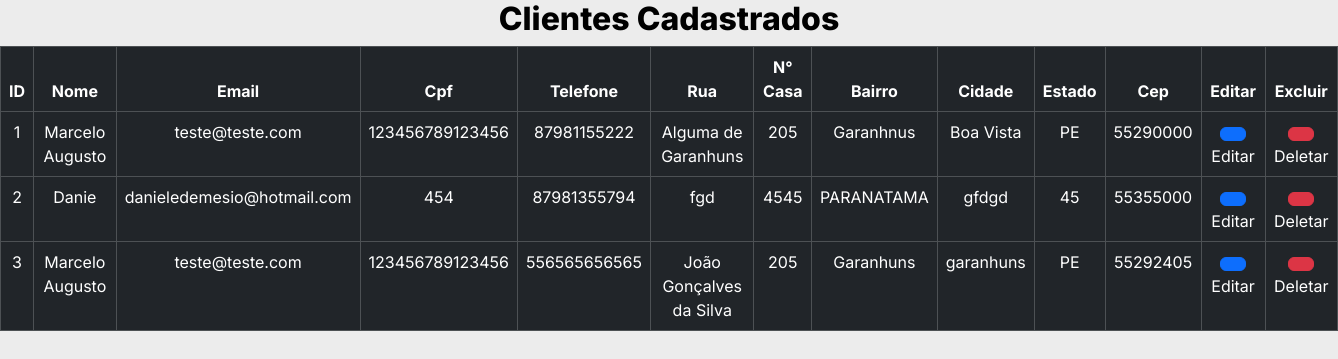
Page /clientes_cadastrados on the committed database.
### tables this page shows
CREATE TABLE "clientes"(
        "ID_clientes" INTEGER PRIMARY KEY AUTOINCREMENT,
        "nome" TEXT,
        "email" TEXT,
        "cpf" TEXT,
        "telefone" TEXT,
        "rua" TEXT,
        "numero" TEXT,
        "bairro" TEXT,
        "cidade" TEXT,
        "estado" TEXT,
        "cep" TEXT
        );

### cliente.py (the view)
@bp_clientes.route('/clientes_cadastrados')
def clientes_cadastrados():
    con = sql.connect("goservice.db")
    con.row_factory = sql.Row
    cur = con.cursor()
    cur.execute("select * from clientes")
    data = cur.fetchall()
    return render_template('clientes/cadastrados.html', dados=data)

### templates/clientes/cadastrados.html (shortened to what this page needs)
{% extends 'clientes/base/base_cadastrados.html' %}
{% block customCSS %}
<link rel="stylesheet" href="{{ url_for('static', filename='css/estilosCli/estilo_lista.css') }}">
{% endblock %}
{% block body %}
  <h3 class="titulo__pagina">Clientes Cadastrados</h3>
  <table class="table table-bordered table-dark bg-dark tabela">
    <thead>
      <tr>
        <th scope="col">ID</th>
        <th scope="col">Nome</th>
        <th scope="col">Email</th>
        <th scope="col">Cpf</th>
        <th scope="col">Telefone</th>
        <th scope="col">Rua</th>
        <th scope="col">N° Casa</th>
        <th scope="col">Bairro</th>
        <th scope="col">Cidade</th>
        <th scope="col">Estado</th>
        <th scope="col">Cep</th>
        <th scope="col">Editar</th>
        <th scope="col">Excluir</th>
      </tr>
    </thead>
    <tbody>
        {% for row in dados %}
      <tr>
        <td>{{loop.index}}</td>
        <td>{{row.NOME}}</td>
        <td>{{row.EMAIL}}</td>
        <td>{{row.CPF}}</td>
        <td>{{row.TELEFONE}}</td>
        <td>{{row.RUA}}</td>
        <td>{{row.NUMERO}}</td>
        <td>{{row.BAIRRO}}</td>
        <td>{{row.CIDADE}}</td>
        <td>{{row.ESTADO}}</td>
        <td>{{row.CEP}}</td>
        <td><a href="{{url_for('clientes.edit_user', idCli=row.ID_clientes)}}" class="btn btn-primary"></a>Editar</td>
        <td><a href="{{url_for('clientes.delete_user', idCli=row.ID_clientes)}}" class="btn btn-danger" onclick="return confirm('Tem certeza que deseja apagar?')"></a>Deletar</td>
      </tr>
      {% endfor %}
    </tbody>
</table>
{% endblock %}

### static/css/estilosCli/estilo_lista.css (style rules this page uses)
:root { --cor-preta: #000; --cor-branca: #FFF; --cor-cinza: #ECECEC; --cor-cinza-escuro: #CBC8C8; --fonte-inter: 'Inter', sans-serif; }
* { margin: 0; padding: 0; box-sizing: border-box; }
body { font-family: 'Inter', sans-serif; background-color: var(--cor-cinza); color: var(--cor-preta); }
.titulo__pagina { text-align: center; font-size: 32px; font-weight: 800; }
th,td { text-align: center; }

### rows in the picture
clientes: NOME "Marcelo Augusto", EMAIL "teste@teste.com", CPF "123456789123456", TELEFONE "87981155222", RUA "Alguma de Garanhuns", NUMERO "205", BAIRRO "Garanhnus", CIDADE "Boa Vista", ESTADO "PE", CEP "55290000"
clientes: NOME "Danie", EMAIL "danieledemesio@hotmail.com", CPF "454", TELEFONE "87981355794", RUA "fgd", NUMERO "4545", BAIRRO "PARANATAMA", CIDADE "gfdgd", ESTADO "45", CEP "55355000"
clientes: NOME "Marcelo Augusto", EMAIL "teste@teste.com", CPF "123456789123456", TELEFONE "556565656565", RUA "João Gonçalves da Silva", NUMERO "205", BAIRRO "Garanhuns", CIDADE "garanhuns", ESTADO "PE", CEP "55292405"
